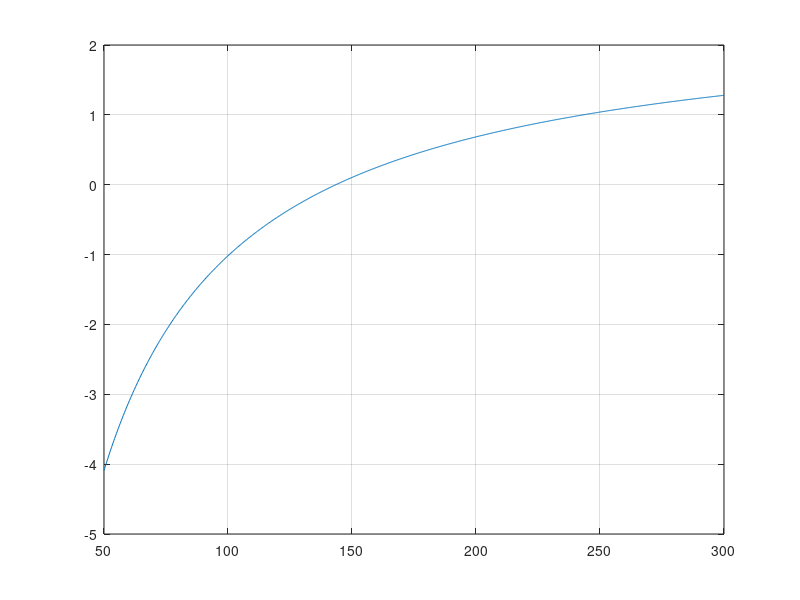

Write the MATLAB code that produced this figure.
%% ME370 LSN16
% Solution
% Instructor Version

clear
close all
clc

%% Given/known values
h=1053;%[ft]
cd=0.16;%[lbm/ft]
v_final=40;%[mph]
v_final=v_final*5280/3600;%[ft/s]
t_final=1.9;%[s]
g=32.2;%[ft/s^2]

%% Method 1
% Graphically determine mass of the jumper

% make a vector containing possible range of mass values
m=linspace(50,300,1000);

%use mass vector to determine function at v_final and t_final for each
%value of mass
f_m=sqrt(g*m/cd).*tanh(sqrt(g*cd./m)*t_final)-v_final;

% %or:
% for i=1:length(m)
%     f_m(i)=sqrt(g*m(i)/cd)*tanh(sqrt(g*cd/m(i))*t_final)-v_final;
% end

% plot function vs. mass
plot(m,f_m)
grid on
% use 'ginput' function to graphically find mass and disp result
[a b] = ginput(1);

%% Method 2
% Use Newton-Raphson to determine mass of the jumper

% Define tolerance for NR method:
tol=0.1; %adjust tolerance to get more accurate answer
% Define initial guss for NR method:
m_NR=150;%[lbm]

% Calculate function at the initial guess
f_m=sqrt(g*m_NR/cd)*tanh(sqrt(g*cd/m_NR)*t_final)-v_final;
   
  
% Create 'while' loop to execute the NR method
while abs(f_m)>=tol
   f_m=sqrt(g*m_NR/cd)*tanh(sqrt(g*cd/m_NR)*t_final)-v_final;
   dfdm=1/2*sqrt(g/m_NR/cd)*tanh(sqrt(g*cd/m_NR)*t_final)-g*t_final/2/m_NR*sech(sqrt(g*cd/m_NR)*t_final)^2;
   m_NR=m_NR - f_m/dfdm;
end

% Display result from NR
fprintf('\nUsing NR, the jumper''s mass is %.4f[lbm]\n',m_NR)

%% Method 3
% Use the 'fzero' function to determine mass of the jumper

% Create function handle of then funtion with mass as unknown
func=@(m) sqrt(g*m/cd)*tanh(sqrt(g*cd/m)*t_final)-v_final;

% Define inital guess for fzero method:
m_guess=100;%[lbm]

% Use the 'fzero' function to find the mass:
m_fzero=fzero(func,m_guess);

% Display result from using 'fzero' function
fprintf('\nUsing fzero, the jumper''s mass is %.4f[lbm]\n',m_fzero)
